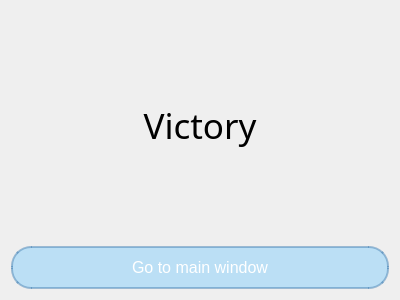
<?xml version="1.0" encoding="UTF-8"?>
<ui version="4.0">
 <class>LastWindow</class>
 <widget class="QWidget" name="LastWindow">
  <property name="geometry">
   <rect>
    <x>0</x>
    <y>0</y>
    <width>400</width>
    <height>300</height>
   </rect>
  </property>
  <property name="windowTitle">
   <string>Form</string>
  </property>
  <layout class="QVBoxLayout" name="verticalLayout" stretch="0,1,0,0">
   <item>
    <spacer name="verticalSpacer">
     <property name="orientation">
      <enum>Qt::Vertical</enum>
     </property>
     <property name="sizeHint" stdset="0">
      <size>
       <width>20</width>
       <height>40</height>
      </size>
     </property>
    </spacer>
   </item>
   <item>
    <widget class="QLabel" name="label">
     <property name="font">
      <font>
       <family>Segoe Script</family>
       <pointsize>26</pointsize>
      </font>
     </property>
     <property name="text">
      <string>Victory</string>
     </property>
     <property name="alignment">
      <set>Qt::AlignCenter</set>
     </property>
    </widget>
   </item>
   <item>
    <spacer name="verticalSpacer_2">
     <property name="orientation">
      <enum>Qt::Vertical</enum>
     </property>
     <property name="sizeHint" stdset="0">
      <size>
       <width>20</width>
       <height>40</height>
      </size>
     </property>
    </spacer>
   </item>
   <item>
    <widget class="QPushButton" name="mainWindowButton">
     <property name="styleSheet">
      <string notr="true">QPushButton {
    border-radius: 20px;
    background-color: rgba(135, 206, 250, 0.5);
    padding: 10px 20px;
    color: #FFFFFF;
    font-size: 16px;
    border: 2px solid rgba(70, 130, 180, 0.5);
    transition: background-color 0.3s;
}

QPushButton:hover {
    background-color: rgba(135, 206, 250, 0.7); 
}

QPushButton:pressed {
    background-color: rgba(70, 130, 180, 0.7); 
    border: 2px solid rgba(70, 130, 180, 0.7);
}
</string>
     </property>
     <property name="text">
      <string>Go to main window</string>
     </property>
    </widget>
   </item>
  </layout>
 </widget>
 <resources/>
 <connections/>
</ui>
